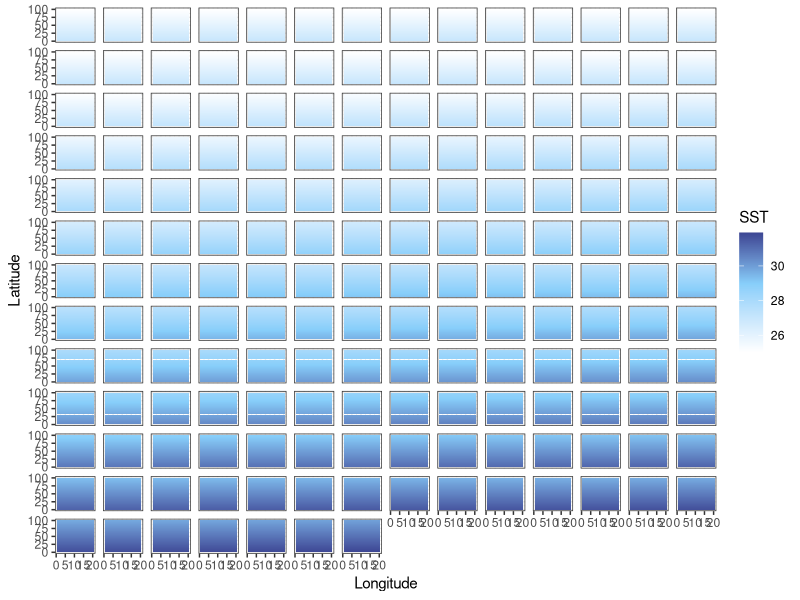
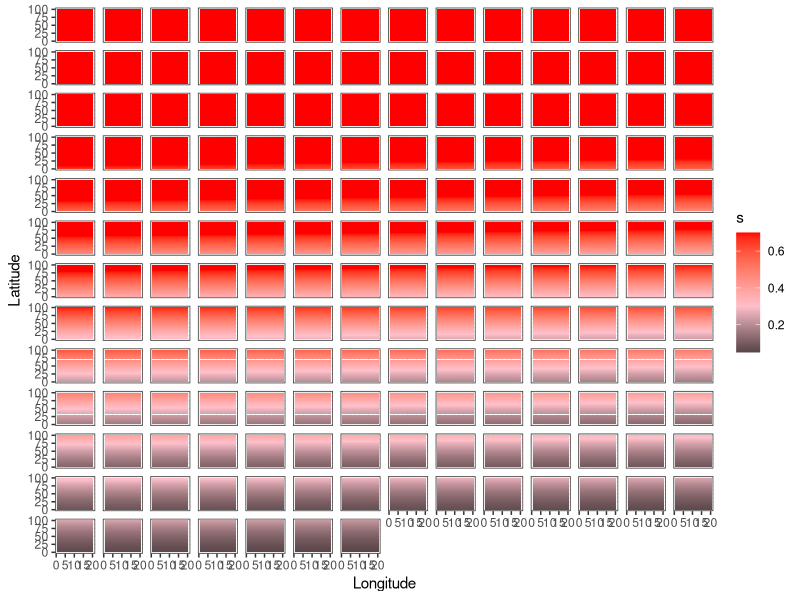
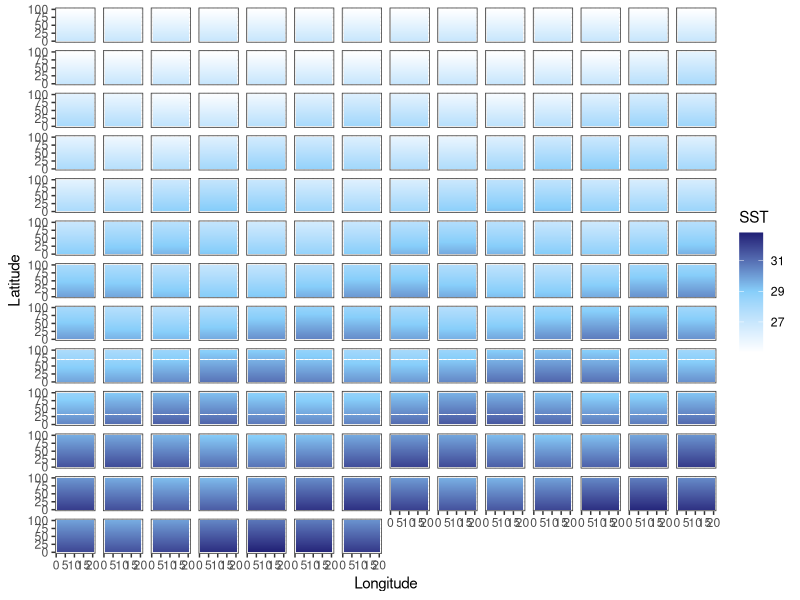
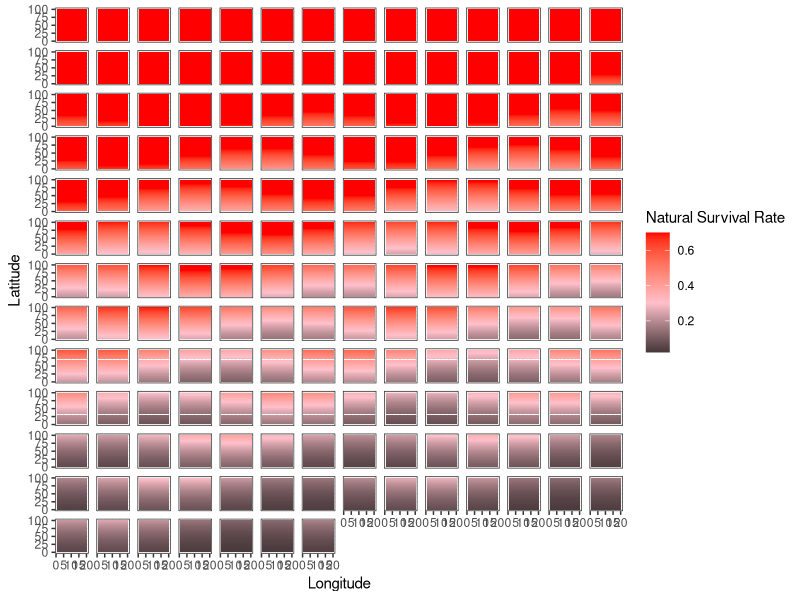
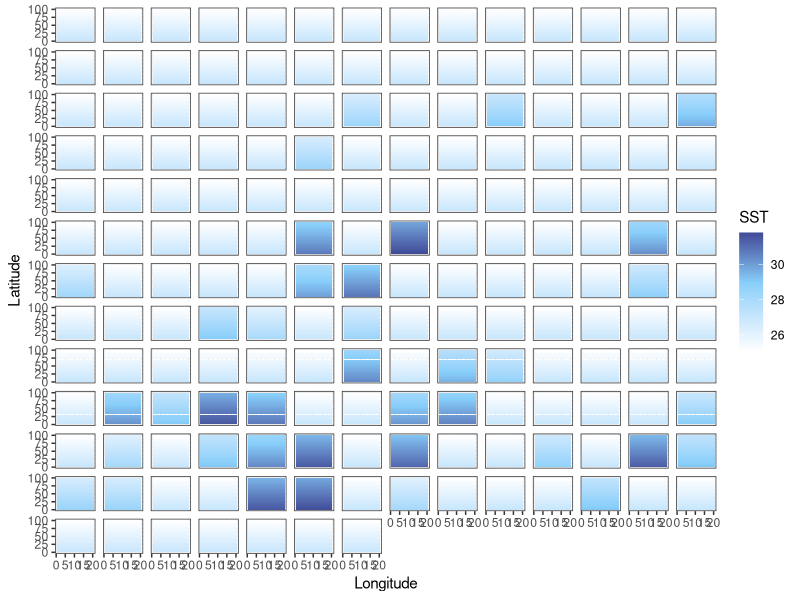
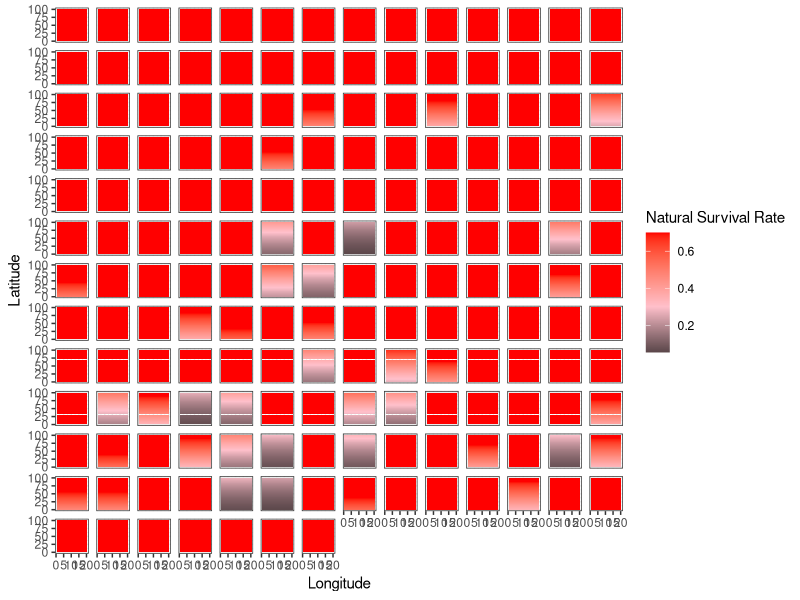
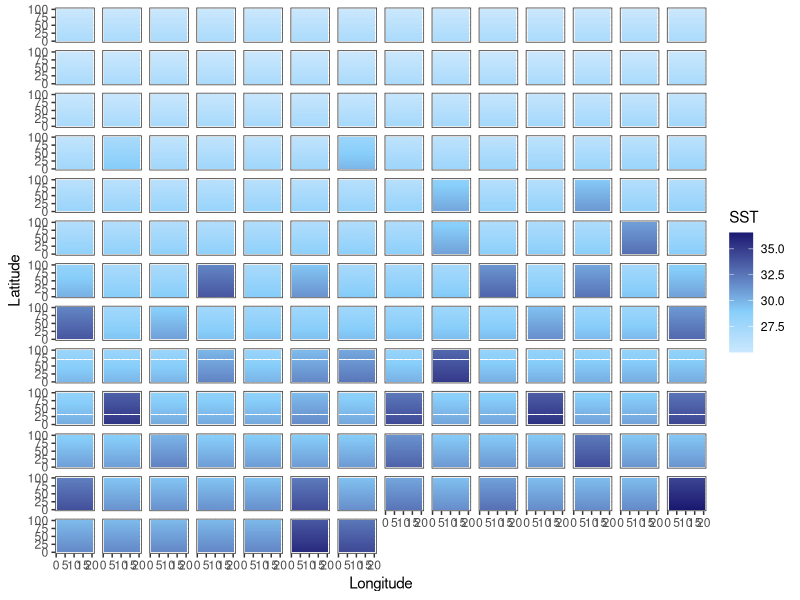
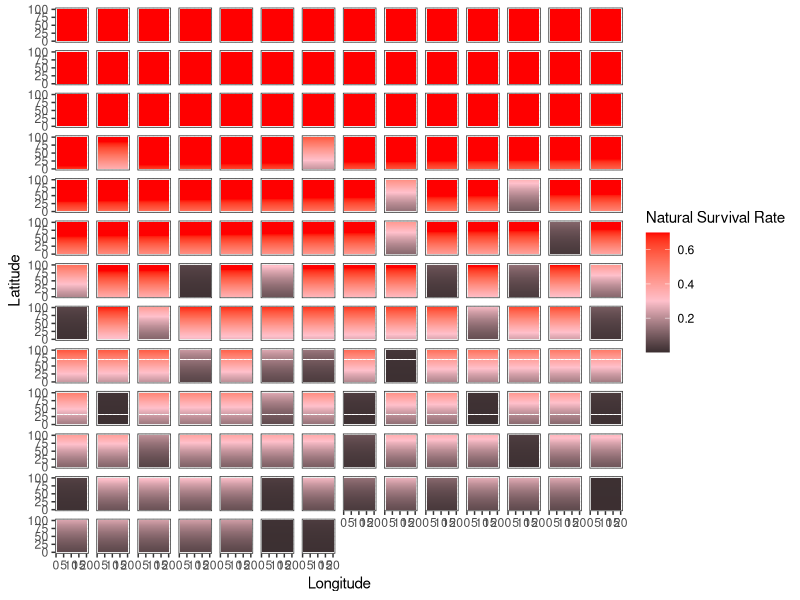

R code for these plots, in order:
library(tidyverse)
library(here)

addTaskCallback(function(...) {
  set.seed(42)
  TRUE
})
options(warn = -1)

years <- 175
NS.patches <- 100
EW.patches <- 20
opt.temp <- 25

calc_temp_mortality <- function(SST, opt.temp, temp.range, s) {
  nat.m <- array(0, c(nrow(SST), ncol(SST)))
  m <- 1 - exp((-(SST[, ] - opt.temp)^2) / (temp.range^2)) # temperature based mortality function from Walsworth et al.
  m <- 1 - m
  nat.m <- ifelse(m > s, s, m)
  return(nat.m)
}

### UNCOMMENT FOR CONSTANT MEAN SHIFT SST
SST.patches.mean <- array(opt.temp, c(NS.patches, EW.patches, years))
start_SST <- (opt.temp) + NS.patches * 0.02

for (i in 1:25) {
  SST <- start_SST
  for (lat in 1:NS.patches) {
    SST.patches.mean[lat, , i] <- SST
    SST <- SST - 0.02
  }
}

for (i in 26:years) {
  SST <- start_SST
  for (lat in 1:NS.patches) {
    SST.patches.mean[lat, , i] <- SST
    SST <- SST - 0.02
  }
  start_SST <- start_SST + 0.033
}

### UNCOMMENT FOR ENSO VARIABLE MEAN SST
SST.patches.enso <- array(opt.temp, c(NS.patches, EW.patches, years))
start_SST <- (opt.temp) + NS.patches * 0.02

for (i in 1:25) {
  SST <- start_SST
  for (lat in 1:NS.patches) {
    SST.patches.enso[lat, , i] <- SST
    SST <- SST - 0.02
  }
}

t <- seq(1, years - 25, 1)
b <- array(0, 25)
change <- 0.5 * sin(t) + 0.033
enso.value <- c(b, change)

for (i in 26:years) {
  SST <- start_SST
  for (lat in 1:NS.patches) {
    SST.patches.enso[lat, , i] <- SST
    SST <- SST - 0.02
  }
  start_SST <- start_SST + enso.value[i]
}

### UNCOMMENT FOR SHOCK SST CHANGES
SST.patches.shock <- array(opt.temp, c(NS.patches, EW.patches, years))
start_SST <- (opt.temp) + NS.patches * 0.02

for (i in 1:25) {
  SST <- start_SST
  for (lat in 1:NS.patches) {
    SST.patches.shock[lat, , i] <- SST
    SST <- SST - 0.02
  }
}

for (i in 26:years) {
  SST <- start_SST
  heat_prob <- runif(1, 0, 1)
  if ((i < 75 & heat_prob < 0.1) | (i >= 75 & heat_prob < 0.35)) {
    intensity <- runif(1, 1, ifelse(i < 75, 3, 5))
    SST <- start_SST + intensity
  } else {
    SST <- start_SST
  }
  for (lat in 1:NS.patches) {
    SST.patches.shock[lat, , i] <- SST
    SST <- SST - 0.02
  }
}

### MEAN SHOCK
SST.patches.mean.shock <- array(opt.temp, c(NS.patches, EW.patches, years))
start_SST <- (opt.temp) + NS.patches * 0.02

for (i in 1:25) {
  SST <- start_SST
  for (lat in 1:NS.patches) {
    SST.patches.mean.shock[lat, , i] <- SST
    SST <- SST - 0.02
  }
}

for (i in 26:years) {
  heat_prob <- runif(1, 0, 1)
  if ((i < 75 & heat_prob < 0.1) | (i >= 75 & heat_prob < 0.35)) {
    intensity <- runif(1, 1, ifelse(i < 75, 3, 5))
    SST <- start_SST + intensity
  } else {
    SST <- start_SST
  }
  for (lat in 1:NS.patches) {
    SST.patches.mean.shock[lat, , i] <- SST
    SST <- SST - 0.02
  }
  start_SST <- start_SST + 0.033
}

output_df_mean <- data.frame() # create dataframe to hold results
output_df_enso <- data.frame()
output_df_shock <- data.frame()
output_df_mean_shock <- data.frame()


# Mean --------------------------------------------------------------------

for (b in 1:years) {
  SSTdf_mean <- SST.patches.mean[, , b] %>%
    as.data.frame()

  SSTdf_mean$lat <- c(1:NS.patches)
  SSTdf_mean$year <- paste0(b)

  output_df_mean <- bind_rows(output_df_mean, SSTdf_mean)
}

SSTdf_mean <- output_df_mean %>%
  pivot_longer(V1:V20,
    names_to = "lon",
    values_to = "sst"
  ) %>%
  mutate(lon = case_when(
    lon == "V1" ~ 1,
    lon == "V2" ~ 2,
    lon == "V3" ~ 3,
    lon == "V4" ~ 4,
    lon == "V5" ~ 5,
    lon == "V6" ~ 6,
    lon == "V7" ~ 7,
    lon == "V8" ~ 8,
    lon == "V9" ~ 9,
    lon == "V10" ~ 10,
    lon == "V11" ~ 11,
    lon == "V12" ~ 12,
    lon == "V13" ~ 13,
    lon == "V14" ~ 14,
    lon == "V15" ~ 15,
    lon == "V16" ~ 16,
    lon == "V17" ~ 17,
    lon == "V18" ~ 18,
    lon == "V19" ~ 19,
    lon == "V20" ~ 20
  )) %>%
  mutate(year = as.numeric(year))

mt <- ggplot(SSTdf_mean, aes(lon, lat, fill = sst)) +
  geom_tile() +
  labs(x = "Longitude", y = "Latitude", fill = "SST") +
  theme_bw() +
  scale_fill_gradient2(low = "white", high = "midnightblue", mid = "lightskyblue", midpoint = 29) +
  facet_wrap(~year) +
  theme(
    strip.background = element_blank(),
    strip.text.x = element_blank()
  )

SSTdf_mean <- SSTdf_mean %>%
  mutate(mortality = 1 - (1 - exp((-(sst - 25)^2) / (4^2)))) %>%
  mutate(survival = ifelse(mortality > 0.7, 0.7, mortality))

mm <- ggplot(SSTdf_mean, aes(lon, lat, fill = survival)) +
  geom_tile() +
  labs(x = "Longitude", y = "Latitude", fill = "s") +
  theme_bw() +
  scale_fill_gradient2(low = "black", high = "red", mid = "pink", midpoint = .3) +
  facet_wrap(~year) +
  theme(
    strip.background = element_blank(),
    strip.text.x = element_blank()
  )

# ENSO --------------------------------------------------------------------

for (b in 1:years) {
  SSTdf_enso <- SST.patches.enso[, , b] %>%
    as.data.frame()

  SSTdf_enso$lat <- c(1:NS.patches)
  SSTdf_enso$year <- paste0(b)

  output_df_enso <- bind_rows(output_df_enso, SSTdf_enso)
}

SSTdf_enso <- output_df_enso %>%
  pivot_longer(V1:V20,
    names_to = "lon",
    values_to = "sst"
  ) %>%
  mutate(lon = case_when(
    lon == "V1" ~ 1,
    lon == "V2" ~ 2,
    lon == "V3" ~ 3,
    lon == "V4" ~ 4,
    lon == "V5" ~ 5,
    lon == "V6" ~ 6,
    lon == "V7" ~ 7,
    lon == "V8" ~ 8,
    lon == "V9" ~ 9,
    lon == "V10" ~ 10,
    lon == "V11" ~ 11,
    lon == "V12" ~ 12,
    lon == "V13" ~ 13,
    lon == "V14" ~ 14,
    lon == "V15" ~ 15,
    lon == "V16" ~ 16,
    lon == "V17" ~ 17,
    lon == "V18" ~ 18,
    lon == "V19" ~ 19,
    lon == "V20" ~ 20
  )) %>%
  mutate(year = as.numeric(year))

et <- ggplot(SSTdf_enso, aes(lon, lat, fill = sst)) +
  geom_tile() +
  labs(x = "Longitude", y = "Latitude", fill = "SST") +
  theme_bw() +
  scale_fill_gradient2(low = "white", high = "midnightblue", mid = "lightskyblue", midpoint = 29) +
  facet_wrap(~year) +
  theme(
    strip.background = element_blank(),
    strip.text.x = element_blank()
  )

SSTdf_enso <- SSTdf_enso %>%
  mutate(mortality = 1 - (1 - exp((-(sst - 25)^2) / (4^2)))) %>%
  mutate(survival = ifelse(mortality > 0.7, 0.7, mortality))

em <- ggplot(SSTdf_enso, aes(lon, lat, fill = survival)) +
  geom_tile() +
  labs(x = "Longitude", y = "Latitude", fill = "Natural Survival Rate") +
  theme_bw() +
  scale_fill_gradient2(low = "black", high = "red", mid = "pink", midpoint = .3) +
  facet_wrap(~year) +
  theme(
    strip.background = element_blank(),
    strip.text.x = element_blank()
  )

# shock -------------------------------------------------------------------

for (b in 1:years) {
  SSTdf_shock <- SST.patches.shock[, , b] %>%
    as.data.frame()

  SSTdf_shock$lat <- c(1:NS.patches)
  SSTdf_shock$year <- paste0(b)

  output_df_shock <- bind_rows(output_df_shock, SSTdf_shock)
}

SSTdf_shock <- output_df_shock %>%
  pivot_longer(V1:V20,
    names_to = "lon",
    values_to = "sst"
  ) %>%
  mutate(lon = case_when(
    lon == "V1" ~ 1,
    lon == "V2" ~ 2,
    lon == "V3" ~ 3,
    lon == "V4" ~ 4,
    lon == "V5" ~ 5,
    lon == "V6" ~ 6,
    lon == "V7" ~ 7,
    lon == "V8" ~ 8,
    lon == "V9" ~ 9,
    lon == "V10" ~ 10,
    lon == "V11" ~ 11,
    lon == "V12" ~ 12,
    lon == "V13" ~ 13,
    lon == "V14" ~ 14,
    lon == "V15" ~ 15,
    lon == "V16" ~ 16,
    lon == "V17" ~ 17,
    lon == "V18" ~ 18,
    lon == "V19" ~ 19,
    lon == "V20" ~ 20
  )) %>%
  mutate(year = as.numeric(year))

st <- ggplot(SSTdf_shock, aes(lon, lat, fill = sst)) +
  geom_tile() +
  labs(x = "Longitude", y = "Latitude", fill = "SST") +
  theme_bw() +
  scale_fill_gradient2(low = "white", high = "midnightblue", mid = "lightskyblue", midpoint = 29) +
  facet_wrap(~year) +
  theme(
    strip.background = element_blank(),
    strip.text.x = element_blank()
  )

SSTdf_shock <- SSTdf_shock %>%
  mutate(mortality = 1 - (1 - exp((-(sst - 25)^2) / (4^2)))) %>%
  mutate(survival = ifelse(mortality > 0.7, 0.7, mortality))

sm <- ggplot(SSTdf_shock, aes(lon, lat, fill = survival)) +
  geom_tile() +
  labs(x = "Longitude", y = "Latitude", fill = "Natural Survival Rate") +
  theme_bw() +
  scale_fill_gradient2(low = "black", high = "red", mid = "pink", midpoint = .3) +
  facet_wrap(~year) +
  theme(
    strip.background = element_blank(),
    strip.text.x = element_blank()
  )


# Mean Shock --------------------------------------------------------------
for (b in 1:years) {
  SSTdf_mean_shock <- SST.patches.mean.shock[, , b] %>%
    as.data.frame()

  SSTdf_mean_shock$lat <- c(1:NS.patches)
  SSTdf_mean_shock$year <- paste0(b)

  output_df_mean_shock <- bind_rows(output_df_mean_shock, SSTdf_mean_shock)
}

SSTdf_mean_shock <- output_df_mean_shock %>%
  pivot_longer(V1:V20,
    names_to = "lon",
    values_to = "sst"
  ) %>%
  mutate(lon = case_when(
    lon == "V1" ~ 1,
    lon == "V2" ~ 2,
    lon == "V3" ~ 3,
    lon == "V4" ~ 4,
    lon == "V5" ~ 5,
    lon == "V6" ~ 6,
    lon == "V7" ~ 7,
    lon == "V8" ~ 8,
    lon == "V9" ~ 9,
    lon == "V10" ~ 10,
    lon == "V11" ~ 11,
    lon == "V12" ~ 12,
    lon == "V13" ~ 13,
    lon == "V14" ~ 14,
    lon == "V15" ~ 15,
    lon == "V16" ~ 16,
    lon == "V17" ~ 17,
    lon == "V18" ~ 18,
    lon == "V19" ~ 19,
    lon == "V20" ~ 20
  )) %>%
  mutate(year = as.numeric(year))

mst <- ggplot(SSTdf_mean_shock, aes(lon, lat, fill = sst)) +
  geom_tile() +
  labs(x = "Longitude", y = "Latitude", fill = "SST") +
  theme_bw() +
  scale_fill_gradient2(low = "white", high = "midnightblue", mid = "lightskyblue", midpoint = 29) +
  facet_wrap(~year) +
  theme(
    strip.background = element_blank(),
    strip.text.x = element_blank()
  )

SSTdf_mean_shock <- SSTdf_mean_shock %>%
  mutate(mortality = 1 - (1 - exp((-(sst - 25)^2) / (4^2)))) %>%
  mutate(survival = ifelse(mortality > 0.7, 0.7, mortality))

msm <- ggplot(SSTdf_mean_shock, aes(lon, lat, fill = survival)) +
  geom_tile() +
  labs(x = "Longitude", y = "Latitude", fill = "Natural Survival Rate") +
  theme_bw() +
  scale_fill_gradient2(low = "black", high = "red", mid = "pink", midpoint = .3) +
  facet_wrap(~year) +
  theme(
    strip.background = element_blank(),
    strip.text.x = element_blank()
  )


ggsave(mt, file = paste0("mean_temp.pdf"), path = here("04_figs", "climate"), height = 10, width = 15)
ggsave(mm, file = paste0("mean_mortality.pdf"), path = here("04_figs", "climate"), height = 10, width = 15)
ggsave(et, file = paste0("enso_temp.pdf"), path = here("04_figs", "climate"), height = 10, width = 15)
ggsave(em, file = paste0("enso_mortality.pdf"), path = here("04_figs", "climate"), height = 10, width = 15)
ggsave(st, file = paste0("shock_temp.pdf"), path = here("04_figs", "climate"), height = 10, width = 15)
ggsave(sm, file = paste0("shock_mortality.pdf"), path = here("04_figs", "climate"), height = 10, width = 15)
ggsave(mst, file = paste0("mean_shock_temp.pdf"), path = here("04_figs", "climate"), height = 10, width = 15)
ggsave(msm, file = paste0("mean_shock_mortality.pdf"), path = here("04_figs", "climate"), height = 10, width = 15)
